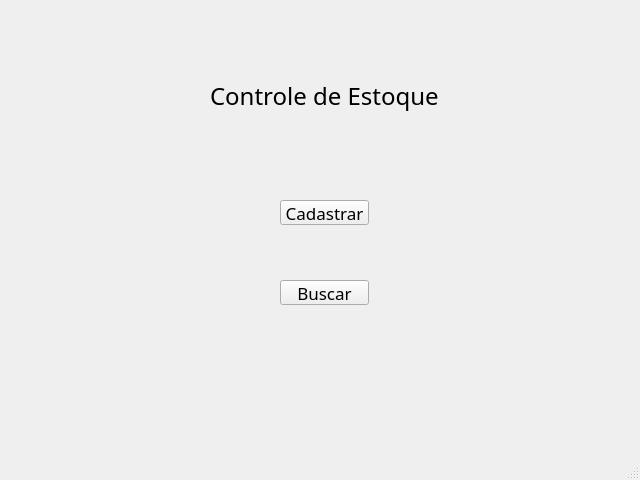
<?xml version="1.0" encoding="UTF-8"?>
<ui version="4.0">
 <class>MainWindow</class>
 <widget class="QMainWindow" name="MainWindow">
  <property name="geometry">
   <rect>
    <x>0</x>
    <y>0</y>
    <width>640</width>
    <height>480</height>
   </rect>
  </property>
  <property name="windowTitle">
   <string>MainWindow</string>
  </property>
  <widget class="QWidget" name="centralwidget">
   <widget class="QLabel" name="label_main">
    <property name="geometry">
     <rect>
      <x>210</x>
      <y>80</y>
      <width>251</width>
      <height>31</height>
     </rect>
    </property>
    <property name="font">
     <font>
      <family>Lucida Sans Unicode</family>
      <pointsize>18</pointsize>
      <weight>50</weight>
      <bold>false</bold>
     </font>
    </property>
    <property name="text">
     <string>Controle de Estoque</string>
    </property>
   </widget>
   <widget class="QPushButton" name="button_cadastrar">
    <property name="geometry">
     <rect>
      <x>280</x>
      <y>200</y>
      <width>89</width>
      <height>25</height>
     </rect>
    </property>
    <property name="sizePolicy">
     <sizepolicy hsizetype="Minimum" vsizetype="Fixed">
      <horstretch>0</horstretch>
      <verstretch>0</verstretch>
     </sizepolicy>
    </property>
    <property name="font">
     <font>
      <family>Lucida Sans Unicode</family>
      <pointsize>13</pointsize>
     </font>
    </property>
    <property name="text">
     <string>Cadastrar</string>
    </property>
   </widget>
   <widget class="QPushButton" name="button_buscar">
    <property name="geometry">
     <rect>
      <x>280</x>
      <y>280</y>
      <width>89</width>
      <height>25</height>
     </rect>
    </property>
    <property name="font">
     <font>
      <family>Lucida Sans Unicode</family>
      <pointsize>13</pointsize>
     </font>
    </property>
    <property name="text">
     <string>Buscar</string>
    </property>
   </widget>
  </widget>
  <widget class="QMenuBar" name="menubar">
   <property name="geometry">
    <rect>
     <x>0</x>
     <y>0</y>
     <width>640</width>
     <height>21</height>
    </rect>
   </property>
  </widget>
  <widget class="QStatusBar" name="statusbar"/>
 </widget>
 <resources/>
 <connections/>
</ui>
